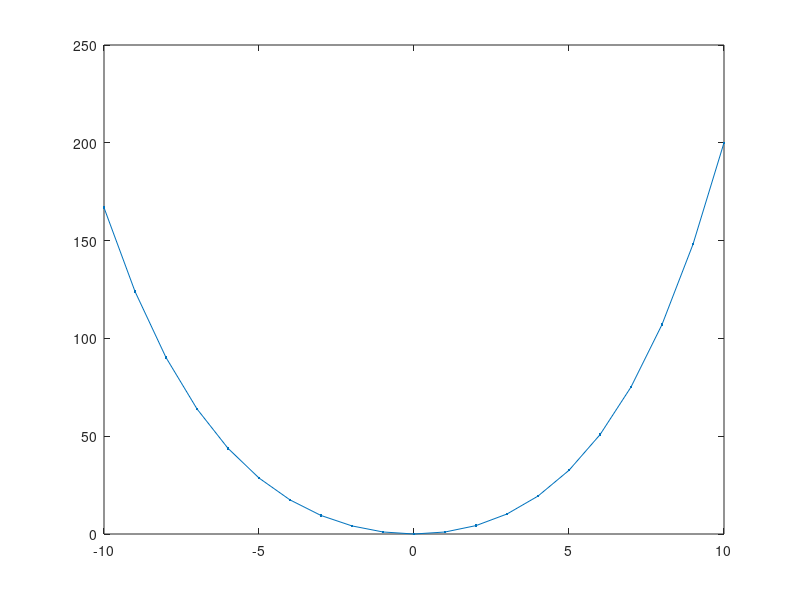

Write MATLAB code to recreate this figure.
clear all;
clc;
close all;

 % Choose a kernel (covariance function) 
kernel = 1; 
 
switch kernel
    case 1; k =@(x,y) 0.0005 * [x ; -50*x^2; -2*x^3;x^4]'*[y; -50*y^2; -2*y^3;y^4]; % Linear 
    case 2; k =@(x,y) 1 * min(x,y); % Brownian
    case 3; k =@(x,y) exp(-1*(x-y)'*(x-y)) % Squared exponential
    case 4; k =@(x,y) exp(-1*sqrt((x-y)'*(x-y)))
    case 5; k =@(x,y) exp(-5*sin((x-y))^2) % Periodic
    case 6; k =@(x,y) exp(-1*min(abs(x-y), abs(x+y))^2)
end  
        
% Choose points at which to sample 15
x= (-10:1:10); 
n = length(x); 
 
% Construct the covariance matrix 
C = zeros(n,n);
for i = 1:n 
    for j = 1:n 
        C(i,j)= k(x(i),x(j));
    end
end
 
% Sample from the Gaussian process at these 
u = randn(n,1); % sample u ~ N(0, I)
[A,S, B] = svd(C); % factor C = ASB'
z = A*sqrt(S)*u; % z = A S^.5 u 
 
% Plot 
figure(2); hold on; clf
plot(x,z,'.-')
% axis([0, 1, -2, 2])